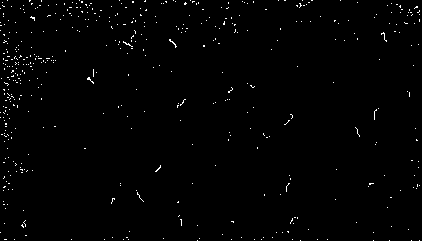
#> input picture test_images/BINARY.png, 422 x 241 px
$ python detect_count.py   (older library calls are emulated)
#> lines starting #> are read from the running program, lines starting #| are printed output that depends on the picture; after the words box and inside, x2 and y2 are one past the last pixel; in counts of white or black regions, pixels touching at a corner belong together
# import the necessary packages
import numpy as np
import imutils
import cv2
# print(cv2.__version__)
from matplotlib import pyplot as plt
import conf

output_dir = conf.output_dir


# load the image
# image_orig = cv2.imread(args["image"])

image_orig = cv2.imread("./../test_images/BINARY.png",1)
#> image_orig is the input picture: shape (241, 422, 3); 0.94% white in thin lines or dots
# cv2.imshow("check input",image_orig)

# dict to count colonies
counter = {}

#print (image_orig)
height_orig, width_orig = image_orig.shape[:2]
#> height_orig = 241; width_orig = 422

# output image with contours
image_contours = image_orig.copy()

# DETECTING WHITE COLONIES

colors = ['white']

for color in colors:

    # copy of original image
    image_to_process = image_orig.copy()

    # initializes counter
    counter[color] = 0

    # define NumPy arrays of color boundaries (BGR vectors)
    if color == 'white':
        # invert image colors
        # image_to_process = (255-image_to_process)
        lower = np.array([ 150,  150,  140])
        upper = np.array([255, 255,  255])

    # find the colors within the specified boundaries
    image_mask = cv2.inRange(image_to_process, lower, upper)

    # apply the mask
    image_res = cv2.bitwise_and(image_to_process, image_to_process, mask = image_mask)

    ## load the image, convert it to grayscale, and blur it slightly
    image_gray = cv2.cvtColor(image_res, cv2.COLOR_BGR2GRAY)

    image_gray2 = cv2.GaussianBlur(image_gray, (5, 5), 0)

    # perform edge detection, then perform a dilation + erosion to close gaps in between object edges
    image_edgedCanny = cv2.Canny(image_gray, 50, 100)

    image_edgedDilate = cv2.dilate(image_edgedCanny, None, iterations=1)

    image_edged = cv2.erode(image_edgedDilate, None, iterations=1)


    # [8 lines of commented-out code are left out]

    titles = ['image_mask','image_res','img_gray','imag_gray2','canny','dilate','erode']
    images = [image_mask,image_res,image_gray,image_gray2,image_edgedCanny,image_edgedDilate,image_edged]

    output_image_counter=0

    for i in range(7):

        output_image_counter += 1
        # new_file_name = str(output_dir) + "out_image_" + str(output_image_counter) + ".png"
        new_file_name = str(output_dir) + str(titles[i]) + ".png"
        # print(new_file_name)

        plt.subplot(2,4,i+1),
        plt.imshow(images[i],'gray')
        plt.title(titles[i])
        plt.xticks([]),plt.yticks([])


    plt.show()

    # find contours in the edge map
    cnts, _ = cv2.findContours(image_edged.copy(), cv2.RETR_TREE, cv2.CHAIN_APPROX_SIMPLE)
    # cnts = cnts[0] if imutils.is_cv2() else cnts[1]

    # loop over the contours individually
    for c in cnts:

        # if the contour is not sufficiently large, ignore it
        if ((cv2.contourArea(c) > 135)) :
            continue
        #  ontourArea(contours[i]);
        # compute the Convex Hull of the contour
        hull = cv2.convexHull(c)
        if color == 'white':
            # prints contours in green color
            # cv2.drawContours(image_contours,[hull],0,(0,255,0),1)

            x,y,w,h = cv2.boundingRect(c)
            cv2.rectangle(image_contours,(x,y),(x+w,y+h),(0,255,245),1)    # drawing pure rectangle contour.

        counter[color] += 1
        #cv2.putText(image_contours, "{:.0f}".format(cv2.contourArea(c)), (int(hull[0][0][0]), int(hull[0][0][1])), cv2.FONT_HERSHEY_SIMPLEX, 0.65, (255, 255, 255), 2)

    # Print the number of colonies of each color
    print("{} {} colonies".format(counter[color],color))
#> this loop made 1 pass
#> pass 1, `image_gray2 = cv2.GaussianBlur(image_gray, (5, 5), 0)`:
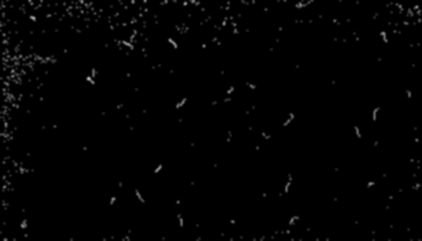
#> image_gray2: shape (241, 422); min 0, max 184, mean 2.4
#> pass 1, `image_edgedCanny = cv2.Canny(image_gray, 50, 100)`:
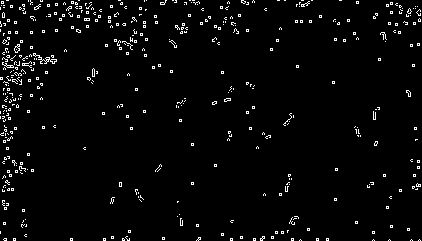
#> image_edgedCanny: shape (241, 422); 3% white in thin lines or dots
#> pass 1, `image_edgedDilate = cv2.dilate(image_edgedCanny, None, iterations=1)`:
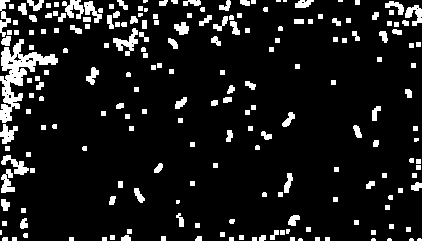
#> image_edgedDilate: shape (241, 422); 10.2% white; 204 white regions (15 under 20 px), largest, box (x1, y1, x2, y2) and area: (0, 39, 58, 123) 1551, (113, 28, 138, 56) 279, (62, 0, 84, 19) 235
#> pass 1, `plt.show()`:
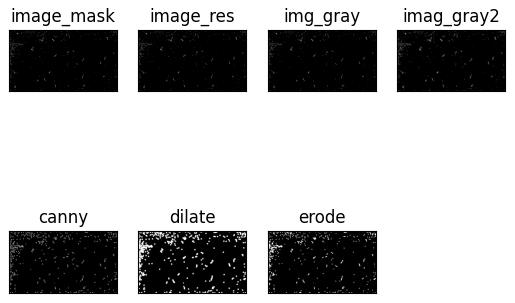
#> figure drawn by matplotlib, 7 panels
#> after the loop:
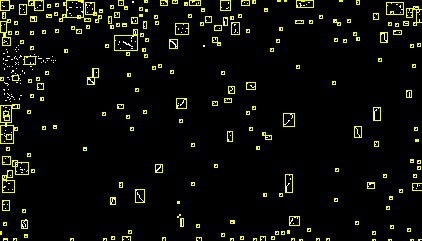
#> image_contours: shape (241, 422, 3); 4.27% of pixels changed, all inside (x1, y1, x2, y2) = (0, 0, 422, 241)
#> after the loop, counter = {'white': 251}

# # Writes the output image
# cv2.imwrite(args["output"],image_contours)

cv2.imwrite("./../output/countArea(upto-135).png",image_contours)

# Also shows the result image
cv2.imshow('Result_image',image_contours)
cv2.waitKey(0)
cv2.destroyAllWindows()
